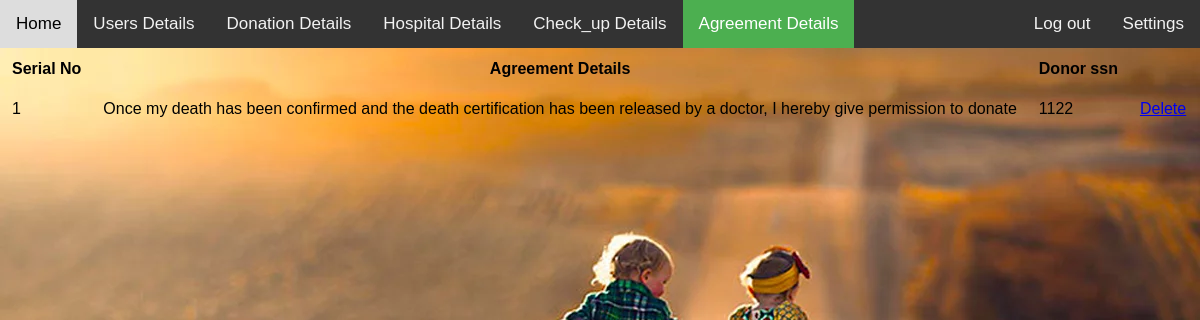
The page /agreement.php on the database its author committed.
### tables this page shows
CREATE TABLE `agreement` (
  `SERIAL_NO` int(10) NOT NULL,
  `AGREEMENT_DETAILS` varchar(200) NOT NULL,
  `DONOR_SSN` varchar(20) NOT NULL
);

### agreement.php (the view, shortened to what this page needs)
<!DOCTYPE html>
<html>
<head>
</head>
<body>
<div class="topnav">
  <a  href="home.php?un=1">Home</a>
  <a href="display.php">Users Details</a>
  <a href="donation_details.php">Donation Details</a>
  <a href="hospital_details.php">Hospital Details</a>
  <a href= "check_up.php">Check_up Details</a>
   <a class="active" href= "agreement.php">Agreement Details</a>
  <div class="topnav-right">
    <a href="logout.php"> Log out </a>
    <a href= "settings.php">Settings </a>
  </div>
</div>
</body>
</html>
<?php
$con = mysqli_connect('localhost','root');
mysqli_select_db($con, 'organ_donation');
$qu ="SELECT * FROM agreement";
$data = mysqli_query($con,$qu);
$total = mysqli_num_rows($data);
if($total != 0)
{
	?>
<table>
	<tr>
		    <th> Serial No </th>
		    <th> Agreement Details </th>
		    <th> Donor ssn </th>
	</tr>
	<?php
	while($result = mysqli_fetch_assoc($data)){
echo"<tr>
		<td>".$result['SERIAL_NO']."</td>
		<td>".$result['AGREEMENT_DETAILS']."</td>
        <td>".$result['DONOR_SSN']."</td>
                <td> <a href='delete4.php?un=$result[SERIAL_NO]' onclick='return checkdelete()'> Delete </a> </td>
	</tr>";
	}
}
else
{
echo "no found";
}
?>
</table>

### agreement.php (style rules this page uses)
body { margin: 0; font-family: Arial, Helvetica, sans-serif; background-image: url("p1.webp"); background-size: cover; }
.topnav { overflow: hidden; background-color: #333; }
.topnav a { float: left; color: #f2f2f2; text-align: center; padding: 14px 16px; text-decoration: none; font-size: 17px; }
.topnav a.active { background-color: #4CAF50; color: white; }
.topnav-right { float: right; }
td { padding: 10px; }
th { padding: 10px; }

### rows shown on the page
agreement: SERIAL_NO "1", AGREEMENT_DETAILS "Once my death has been confirmed and the death certification has been released by a doctor, I hereby give permission to donate", DONOR_SSN "1122"
